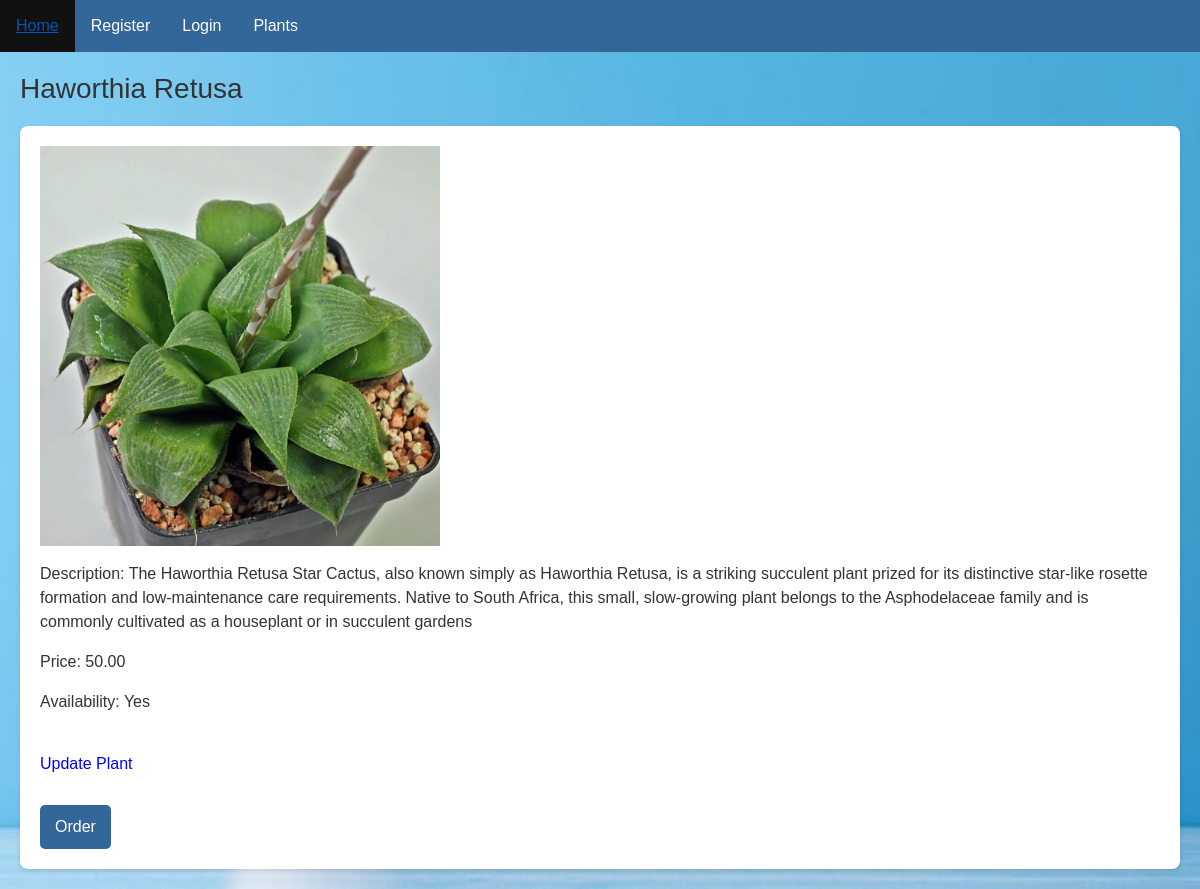
Page /plant_details/6/ on the committed database.
### my_app/models.py (models this page shows, shortened)
class Plant(models.Model):
    name = models.CharField(max_length=255)
    description = models.TextField()
    image = models.ImageField(upload_to='plants/')
    price = models.DecimalField(max_digits=10, decimal_places=2)
    availability = models.BooleanField(default=True)

### my_app/views.py (the view)
# urls.py: path('plant_details/<int:plant_id>/', views.display_plant_details, name='plant_details'),
def display_plant_details(request, plant_id):
    plant = get_object_or_404(Plant, id=plant_id)
    return render(request, 'plant_details.html', {'plant': plant})

### my_app/templates/plant_details.html (shortened to what this page needs)
{% extends "base.html" %}
{% load static %}
{% block content %}
<!DOCTYPE html>
<html lang="en">
<head>
	<link rel="stylesheet" href="{% static 'styles.css' %}">
</head>
<body>
<div class="container">
    <h3>{{ plant.name }}</h3>
    <section class="customer-orders">
    <p><img src="{{ plant.image.url }}" alt="{{ plant.name }}" width="400"></p>
	<p>Description: {{ plant.description }}</p>
    <p>Price: {{ plant.price }}</p>
	<p>Availability: {% if plant.availability %}Yes{% else %}No{% endif %}</p>
	<br>
	<h6><a href="{% url 'update_plant' plant.id %}" style="color:blue">Update Plant</a></h6>
	<br>
    <form method="post" action="{% url 'add_to_cart' plant.id %}">
        <button type="submit">Order</button>
    </form>
    </section>
</div>
</body>
</html>
{% endblock content %}

### my_app/static/styles.css (style rules this page uses)
h1, h2, h3 { color: #333; }
button { background-color: #336699; color: #fff; border: none; padding: 10px 15px; border-radius: 5px; cursor: pointer; }
body { font-family: 'Arial', sans-serif; margin: 0; padding: 0; background-image: url('imgs/background.jpg'); background-repeat: no-repeat; background-attachment: fixed; background-size: 100% 100%; color: #333; }
.container { max-width: 1200px; margin: 0 auto; padding: 20px; }
.customer-orders { background-color: #fff; padding: 20px; margin-top: 20px; border-radius: 8px; box-shadow: 0 2px 4px rgba(0, 0, 0, 0.1); }

### rows in the picture
Plant: name "Haworthia Retusa", image (picture), description "The Haworthia Retusa Star Cactus, also known simply as Haworthia Retusa, is a striking succulent plant prized for its distinctive star-like rosette formation and low-maintenance care requirements. Native to South Africa, this small, slow-growing plant belongs to the Asphodelaceae family and is commonly cultivated as a houseplant or in succulent gardens", price "50.00"
